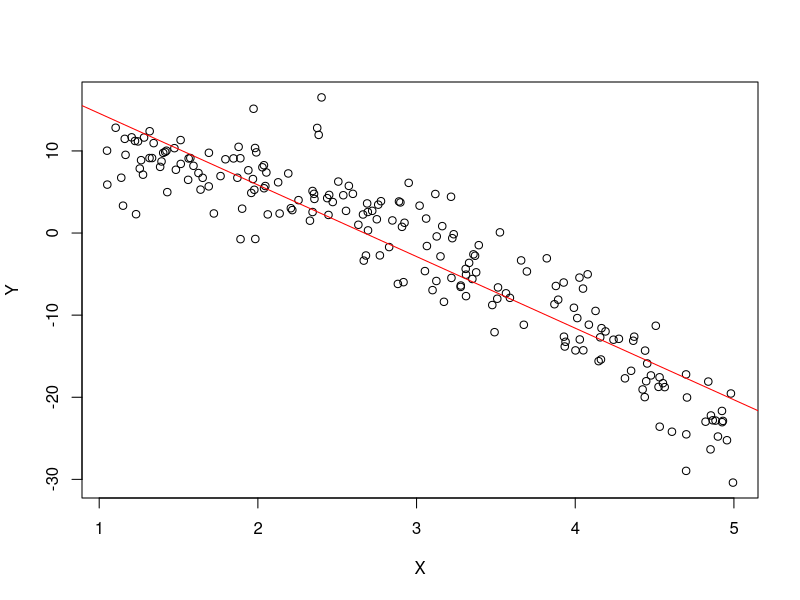
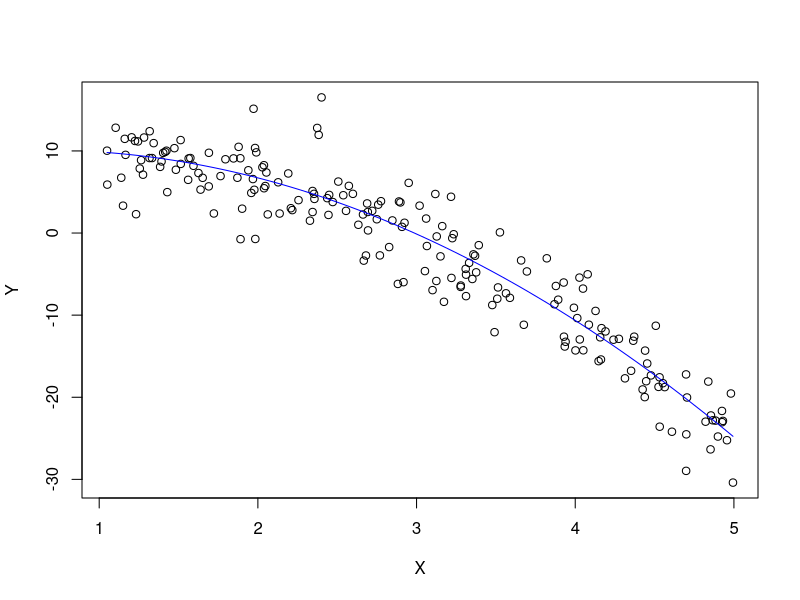
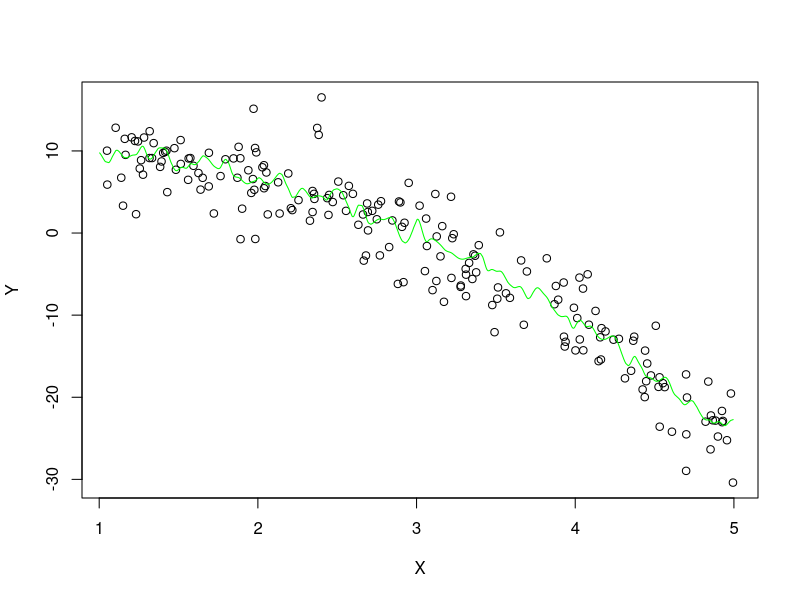

Write R code to recreate these figures, in order.
###########################################################
#####     Simulating over- and underfitting models    #####
###########################################################


set.seed(4852)   #For reproducability
rm(list = ls())


##Data generating process (DGP)

#parameters
n <- 1000
n.test <- 200
b0 <- 10
b1 <- 2
b2 <- -1.8

x <- runif(n, min=1, max=5)
x.2 <- x^2
y <- b0 + b1*x + b2*x.2 + rnorm(n, mean = 0, sd = 3)

#true model
summary(lm(y ~ x + x.2))


##Test data (from same DGP)
x.test <- runif(n.test, min=1, max=5)
x.2.test <- x.test^2
y.test <- b0 + b1*x.test + b2*x.2.test + rnorm(n.test, mean = 0, sd = 3)


#underfitting
train.uf <- lm(y ~ x)
prediction.uf <- predict(train.uf, list(x = x.test))

plot(x.test, y.test, xlab = "X", ylab = "Y")
abline(lm(y.test ~ x.test), col = "red")

#fitting well (true DGP)
train.fw <- lm(y ~ x + x.2)
prediction.fw <- predict(train.fw, list(x = x.test, x.2 = x.2.test))

ix <- sort(x.test,index.return=T)$ix  #sort values of X for plotting curve
plot(x.test, y.test, xlab = "X", ylab = "Y")
lines(x.test[ix], prediction.fw[ix], type = "l", col = "blue")



#Overfitting
smoothspline = smooth.spline(x,y,df = 80) #fitting 
predict_spline = predict(smoothspline, x.test)$y #prediction on test data set
plot(x.test, y.test, xlab = "X", ylab = "Y")
lines(smoothspline, col = "green")